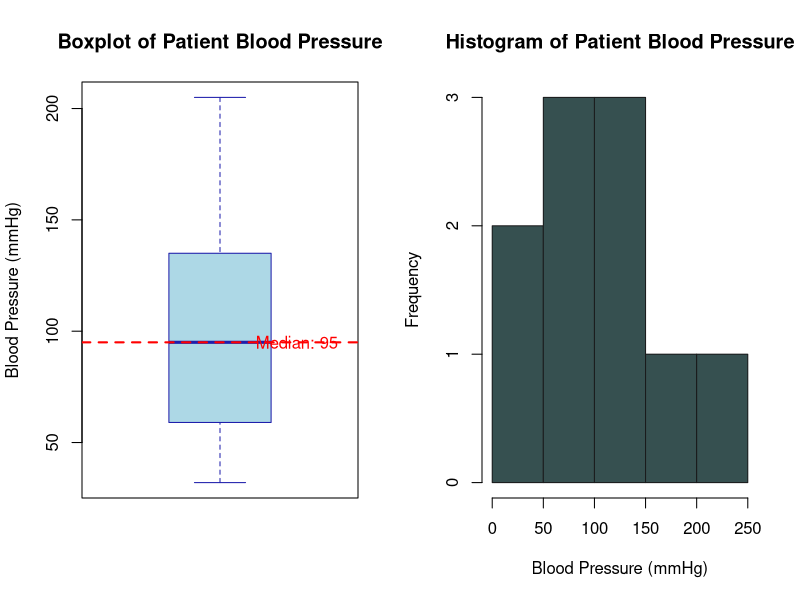

The R source for this figure:
# A. Creating the Dataset
Frequency <- c(0.6, 0.3, 0.4, 0.4, 0.2, 0.6, 0.3, 0.4, 0.9, 0.2)
BP <- c(103, 87, 32, 42, 59, 109, 78, 205, 135, 176)
# First assessment(bad=1, good=0)
First <- c(1, 1, 1, 1, 0, 0, 0, 0, NA, 1)
# Second assessment(low=0, high=1)
Second <- c(0, 0, 1, 1, 0, 0, 1, 1, 1, 1)
# Final decision(low=0, high=1)
FinalDecision <- c(0, 1, 0, 1, 0, 1, 0, 1, 1, 1)

# Display the data
cat("\n=== Hospital Patient Data ===\n")
data.frame(Frequency, BP, First, Second, FinalDecision)

# B. Creating Boxplot and Histogram
par(mfrow = c(1, 2)) #for two plots side by side
# 1. Boxplot for Blood Pressure
boxplot(BP,
        main = "Boxplot of Patient Blood Pressure",
        ylab = "Blood Pressure (mmHg)",
        col = "lightblue",
        border = "#1f1fab")

# Statistics for the plot
abline(h = median(BP), col = "red", lty = 2, lwd = 2)
text(1.3, median(BP), paste("Median:", median(BP)), col = "red")

# 2. Histogram for Blood Pressure
hist(BP,
     main = "Histogram of Patient Blood Pressure",
     xlab = "Blood Pressure (mmHg)",
     ylab = "Frequency",
     col = "#365050",
     border = "#1a1b1c",
     breaks = 5)

# Reset plotting parameters
par(mfrow = c(1, 1))

# C.Exploring MD Ratings vs Blood Pressure
cat("\n\n=== Summary Statistics ===\n")
cat("Blood Pressure Statistics:\n")
cat("  Mean BP:", mean(BP), "\n")
cat("  Median BP:", median(BP), "\n")
cat("  Min BP:", min(BP), "\n")
cat("  Max BP:", max(BP), "\n")
cat("  Standard Deviation:", sd(BP), "\n")
